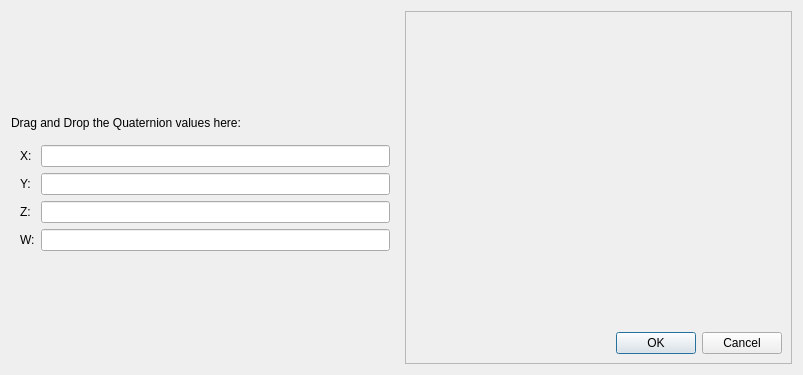
<?xml version="1.0" encoding="UTF-8"?>
<ui version="4.0">
 <class>quaternion_to_RPY</class>
 <widget class="QWidget" name="quaternion_to_RPY">
  <property name="geometry">
   <rect>
    <x>0</x>
    <y>0</y>
    <width>803</width>
    <height>375</height>
   </rect>
  </property>
  <property name="windowTitle">
   <string>Form</string>
  </property>
  <layout class="QHBoxLayout" name="horizontalLayout" stretch="1,1">
   <item>
    <layout class="QVBoxLayout" name="verticalLayout">
     <item>
      <spacer name="verticalSpacer">
       <property name="orientation">
        <enum>Qt::Vertical</enum>
       </property>
       <property name="sizeHint" stdset="0">
        <size>
         <width>289</width>
         <height>26</height>
        </size>
       </property>
      </spacer>
     </item>
     <item>
      <widget class="QLabel" name="label_5">
       <property name="text">
        <string>Drag and Drop the Quaternion values here:</string>
       </property>
      </widget>
     </item>
     <item>
      <widget class="QFrame" name="frame">
       <layout class="QFormLayout" name="formLayout">
        <item row="0" column="0">
         <widget class="QLabel" name="label">
          <property name="text">
           <string>X:</string>
          </property>
         </widget>
        </item>
        <item row="0" column="1">
         <widget class="QLineEdit" name="lineEditX"/>
        </item>
        <item row="1" column="0">
         <widget class="QLabel" name="label_2">
          <property name="text">
           <string>Y:</string>
          </property>
         </widget>
        </item>
        <item row="1" column="1">
         <widget class="QLineEdit" name="lineEditY"/>
        </item>
        <item row="2" column="0">
         <widget class="QLabel" name="label_3">
          <property name="text">
           <string>Z:</string>
          </property>
         </widget>
        </item>
        <item row="2" column="1">
         <widget class="QLineEdit" name="lineEditZ"/>
        </item>
        <item row="3" column="0">
         <widget class="QLabel" name="label_4">
          <property name="text">
           <string>W:</string>
          </property>
         </widget>
        </item>
        <item row="3" column="1">
         <widget class="QLineEdit" name="lineEditW"/>
        </item>
       </layout>
      </widget>
     </item>
     <item>
      <spacer name="verticalSpacer_2">
       <property name="orientation">
        <enum>Qt::Vertical</enum>
       </property>
       <property name="sizeHint" stdset="0">
        <size>
         <width>139</width>
         <height>37</height>
        </size>
       </property>
      </spacer>
     </item>
    </layout>
   </item>
   <item>
    <widget class="QFrame" name="frame">
     <property name="frameShape">
      <enum>QFrame::StyledPanel</enum>
     </property>
     <property name="frameShadow">
      <enum>QFrame::Raised</enum>
     </property>
     <layout class="QVBoxLayout" name="verticalLayout_2">
      <item>
       <spacer name="verticalSpacer_3">
        <property name="orientation">
         <enum>Qt::Vertical</enum>
        </property>
        <property name="sizeHint" stdset="0">
         <size>
          <width>20</width>
          <height>303</height>
         </size>
        </property>
       </spacer>
      </item>
      <item>
       <widget class="QDialogButtonBox" name="buttonBox">
        <property name="standardButtons">
         <set>QDialogButtonBox::Cancel|QDialogButtonBox::Ok</set>
        </property>
       </widget>
      </item>
     </layout>
    </widget>
   </item>
  </layout>
 </widget>
 <resources/>
 <connections/>
</ui>
